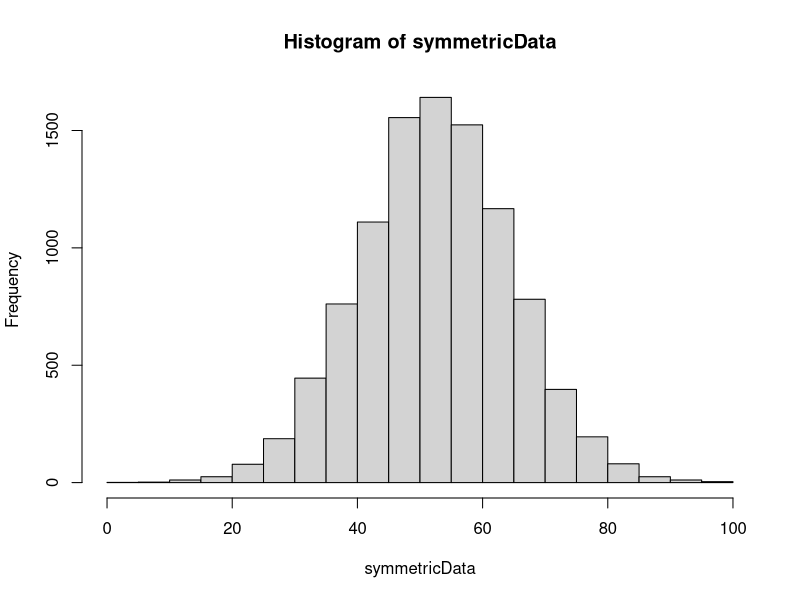
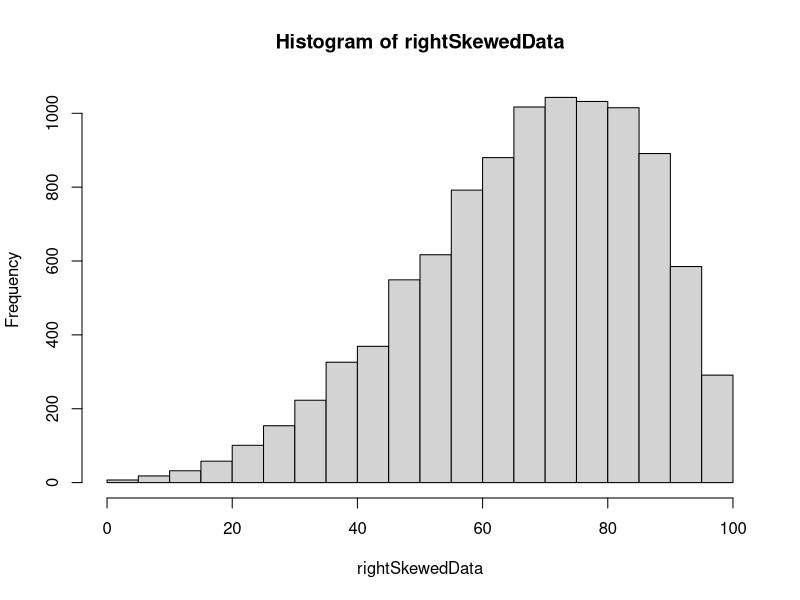
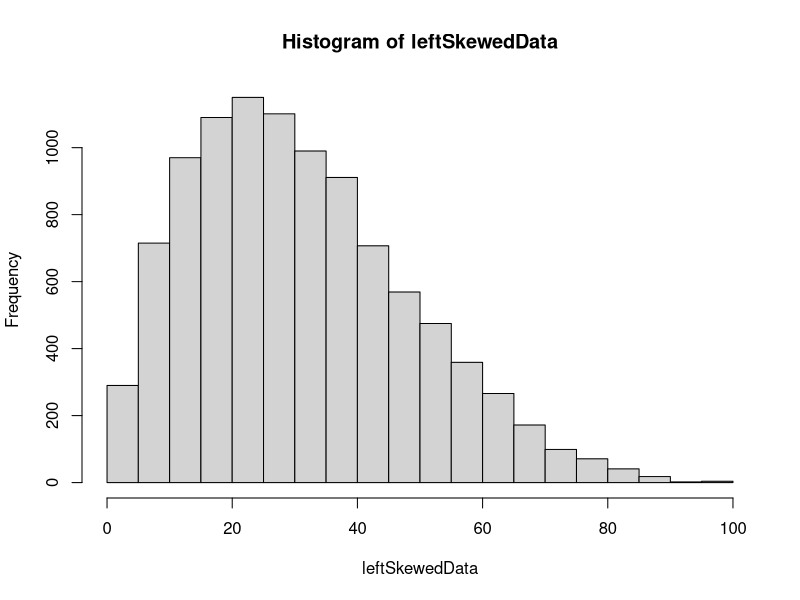
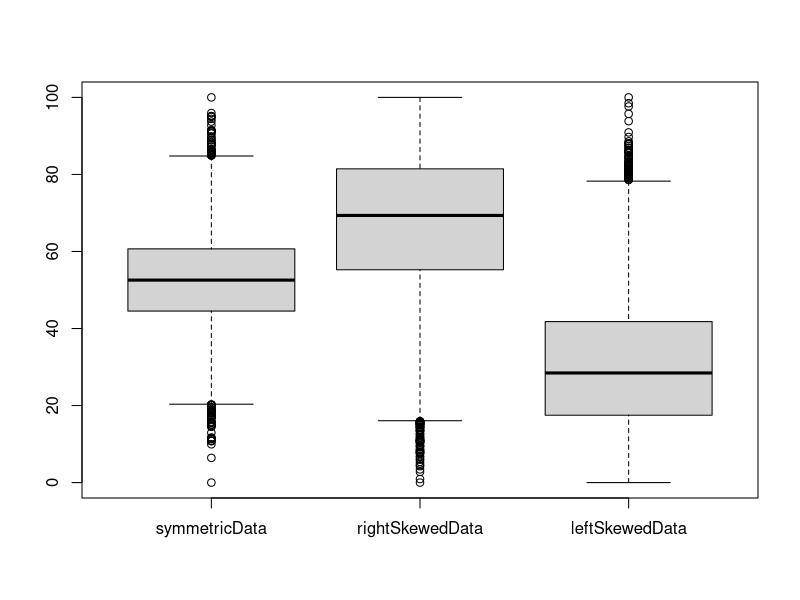

Generate these figures, in order, with R:
symmetricData = rnorm(10000,50,5)
rightSkewedData = rbeta(10000,5,2)
leftSkewedData = rbeta(10000,2,5)

#transforming the dat
map = function(x, newMin, newMax){
  x = x -min(x)
  x = x / max(x)
  x = x * (newMax-newMin)
  x + newMin
}
symmetricData = map(symmetricData,0,100)
rightSkewedData = map(rightSkewedData,0,100)
leftSkewedData = map(leftSkewedData,0,100)


#plotting histograms
hist(symmetricData,20)
hist(rightSkewedData,20)
hist(leftSkewedData,20)

summary(symmetricData)
summary(leftSkewedData)
summary(rightSkewedData)

#plotting boxplot
#cbind: binds column-wise
boxplot(x = cbind(symmetricData,rightSkewedData,leftSkewedData))
